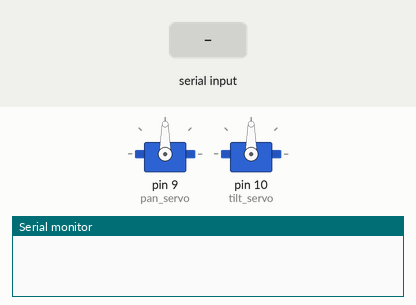
Simulated run of this sketch. Board: Arduino Uno, built with avr-gcc and run on an emulated ATmega328P. Shown: 2 × servo, the last lines printed to the serial monitor. The inputs (shaded band) are chosen by the test bench.

Above: at 1.2 s.
1.3 s: "90,45\n" received over Serial
At 2.5 s:
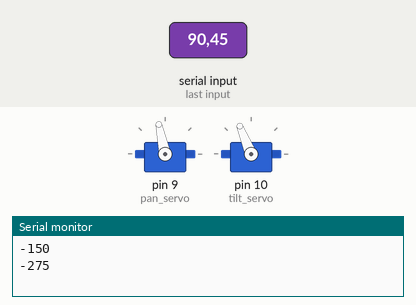
2.8 s: "30,150\n" received over Serial
At 3.7 s:
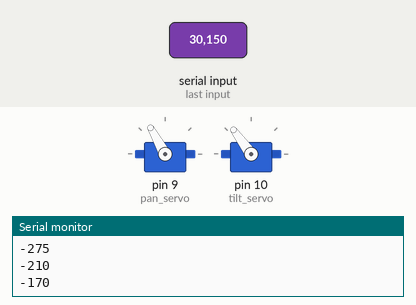
4.3 s: "5\n" received over Serial
At 4.6 s:
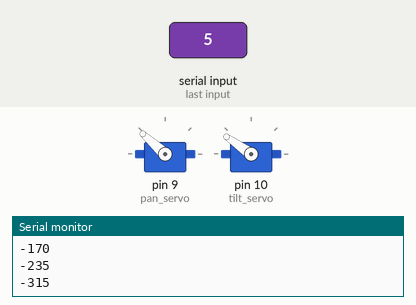
5.8 s: "90\n" received over Serial
At 7.0 s:
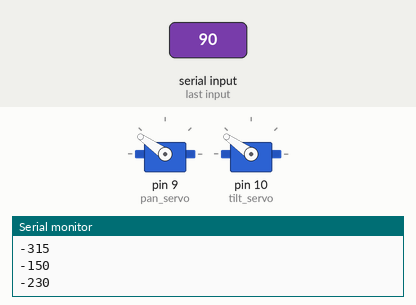
Timing chart, 0 to 8.3 s (numbered marks = the images above; inputs shaded):
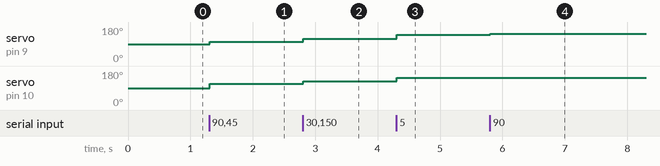

Measured:
- after the input at 1.3 s, servo on pin 9 (pan_servo): 90° → 102° at once; servo on pin 10 (tilt_servo): 90° → 112° at once
- after the input at 2.8 s, servo on pin 9 (pan_servo): 102° → 119° at once; servo on pin 10 (tilt_servo): 112° → 126° at once
- after the input at 4.3 s, servo on pin 9 (pan_servo): 119° → 138° at once; servo on pin 10 (tilt_servo): 126° → 145° at once
- after the input at 5.8 s, servo on pin 9 (pan_servo): 138° → 145° at once

The sketch:

Arduino.ino
```cpp
#include <Servo.h>

Servo pan_servo;
Servo tilt_servo;

int center_x;
int center_y;
int error_pan;
int error_tilt;

int pixel_x=240;
int pixel_y=320;

int pan_pos = 90;
int tilt_pos = 90;

void setup()
{
  pan_servo.attach(9);
  tilt_servo.attach(10);
  pan_servo.write(90);
  tilt_servo.write(90);
  Serial.begin(9600);
}


void loop()
{
  if (Serial.available() > 0)
    {

        String data = Serial.readStringUntil('\n');
        int commaIndex = data.indexOf(',');
        String xString = data.substring(0, commaIndex);
        String yString = data.substring(commaIndex + 1);
        center_x = xString.toFloat();
        center_y = yString.toFloat();

        error_pan=center_x-pixel_x;
        error_tilt=center_y-pixel_y;
        Serial.println(error_pan);
        Serial.println(error_tilt);
        if (abs(error_pan) > 10)          // the number here will depend on camera
        {
          pan_pos=pan_pos-error_pan/12;    // the number here will depend on camera
        }

        if (abs(error_tilt) > 10)          // the number here will depend on camera
        {
          tilt_pos=tilt_pos-error_tilt/12 ;   // the number here will depend on camera
        }

        if (pan_pos>145)  //max displacement of 45 degree form center of 90 degrees.
        {
          pan_pos=145;
        }
        if (pan_pos<35)
        {
          pan_pos=35;
        }

        if (tilt_pos>145)  //max displacement of 45 degree form center of 90 degrees.
        {
          tilt_pos=145;
        }
        if (tilt_pos<35)
        {
          tilt_pos=35;
        }

        pan_servo.write(pan_pos);
        tilt_servo.write(tilt_pos);
//        pixel_x=center_x;
//        pixel_y=center_y;
//        Serial.println(pan_pos);
//        Serial.println(tilt_pos);
      }
}
```
